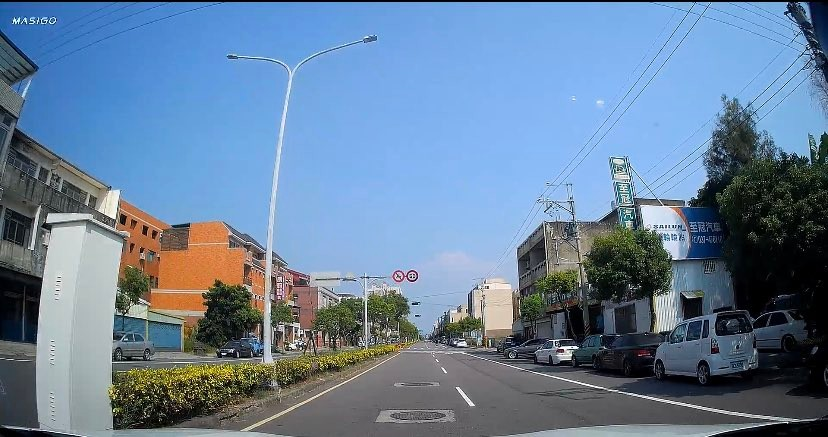
#> input picture HoughLines/lee.jpg, 828 x 437 px
$ python HoughLines2.py
#> lines starting #> are read from the running program, lines starting #| are printed output that depends on the picture; after the words box and inside, x2 and y2 are one past the last pixel; in counts of white or black regions, pixels touching at a corner belong together
import  cv2
import  numpy as np
def line_detection(image):
    gray=cv2.cvtColor(image,cv2.COLOR_BGR2GRAY)
    #若有需要可以再加入型態調整
    edge=cv2.Canny(gray,50,150,apertureSize=3)
    lines=cv2.HoughLines(edge,1,np.pi/180,300)
    for line in lines:
        rho,theta=line[0]
        a=np.cos(theta)
        b=np.sin(theta)
        x0=a*rho
        y0=b*rho
        x1=int(x0+1000*(-b)) #1000代表長度
        y1=int(y0+1000*(a))
        x2=int(x0-1000*(-b)) #1000代表長度
        y2=int(y0-1000*(a))
        cv2.line(image,(x1,y1),(x2,y2),(0,0,255),2)
        cv2.imwrite('./lines/image-lines'+str(line)+'.png',image)
def line_detect_possible(image):
    gray=cv2.cvtColor(image,cv2.COLOR_BGR2GRAY)
    edge=cv2.Canny(gray,50,150,apertureSize=3)
    lines=cv2.HoughLinesP(edge,1,np.pi/180,75,minLineLength=70,maxLineGap=5)
    for line in lines:
        x1,y1,x2,y2=line[0]
        cv2.line(image, (x1, y1), (x2, y2), (0, 0, 255), 2)
    cv2.imwrite('./lines/image-lines-p'+str(line)+'.png', image)
src=cv2.imread('lee.jpg')
#> src is the input picture: shape (437, 828, 3); mean B, G, R 154.5, 128.3, 103.8
src=cv2.GaussianBlur(src,(5,5),5)
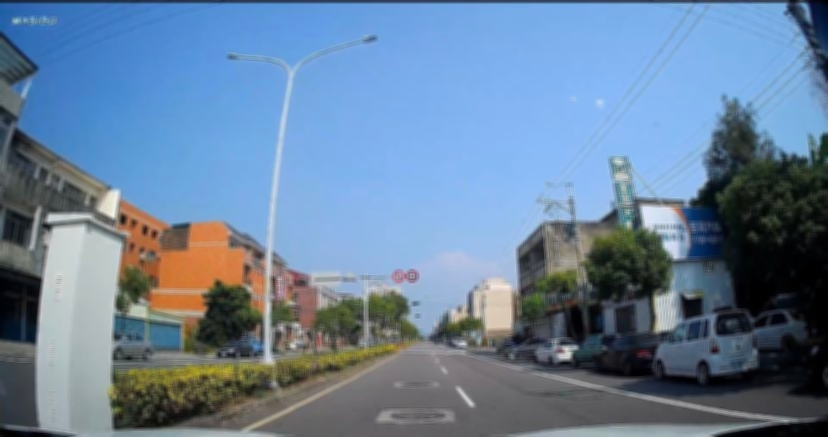
#> src: shape (437, 828, 3); mean B, G, R 154.6, 128.4, 103.8
line_detection(src)
#> in line_detection, `gray=cv2.cvtColor(image,cv2.COLOR_BGR2GRAY)`:
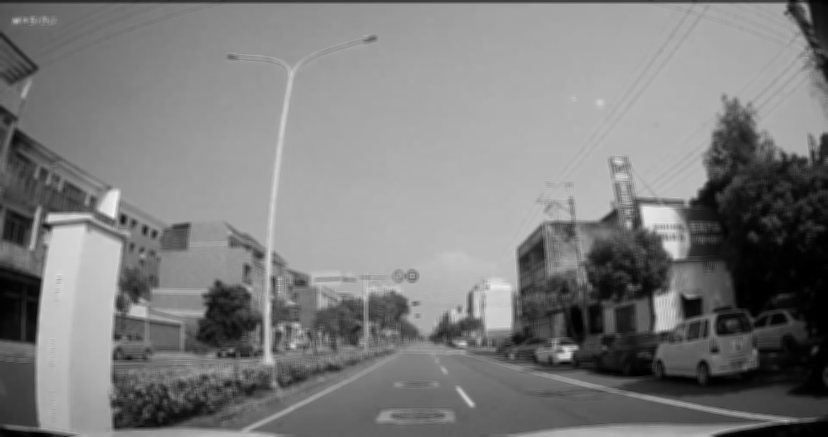
#> gray: shape (437, 828); min 0, max 244, mean 124
#> in line_detection, `edge=cv2.Canny(gray,50,150,apertureSize=3)`:
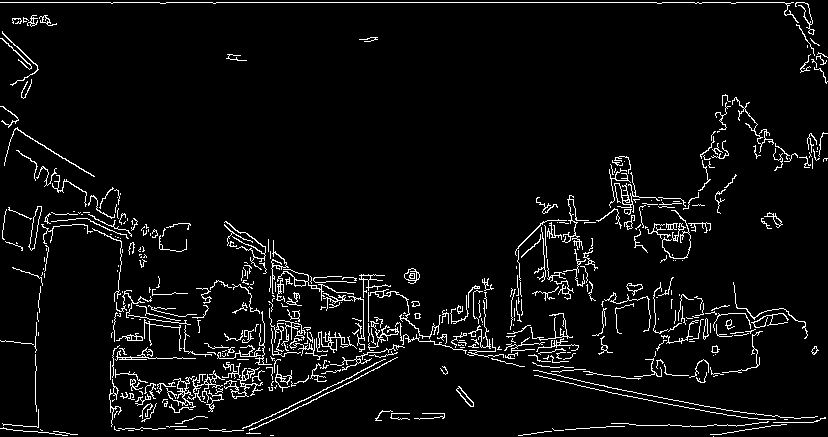
#> edge: shape (437, 828); 5.1% white in thin lines or dots
#> in line_detection, `lines=cv2.HoughLines(edge,1,np.pi/180,300)`: lines = [[2, 1.57]]
#> the loop in line_detection, `for line in lines:` made 1 pass
#> (rho, theta, a, b, x0, y0, x1, y1) on pass 1: (2, 1.57, -4.37e-08, 1, -8.74e-08, 2, -1000, 1)
#> pass 1, in line_detection, `cv2.imwrite('./lines/image-lines'+str(line)+'.png',image)`:
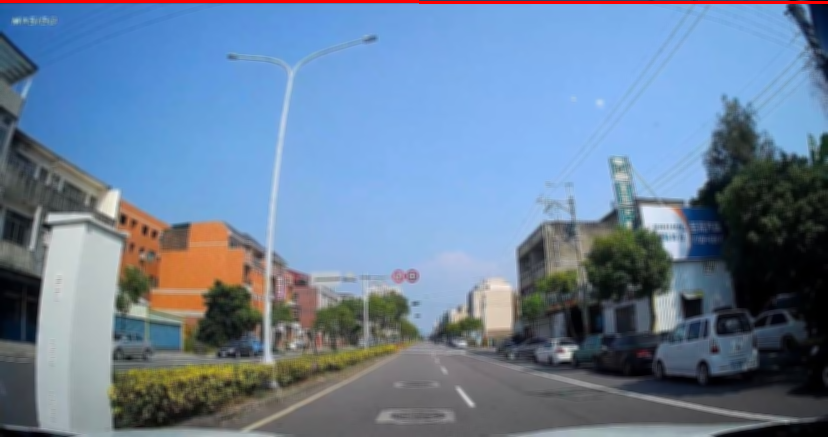
#> saved as image-lines[[2.        1.5707964]].png: shape (437, 828, 3); mean B, G, R 153.8, 127.8, 105.2
line_detect_possible(src)
#> in line_detect_possible, `edge=cv2.Canny(gray,50,150,apertureSize=3)`:
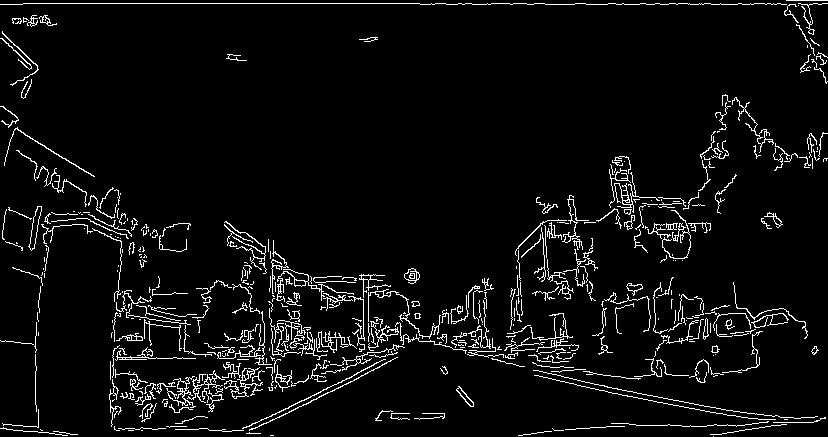
#> edge: shape (437, 828); 5.1% white in thin lines or dots
#> in line_detect_possible, `lines=cv2.HoughLinesP(edge,1,np.pi/180,75,minLineLength=70,maxLineGap=5)`: lines = [[23, 3, 419, 3], [533, 370, 699, 405], [271, 416, 346, 378], [626, 395, 710, 412], [283, 415, 397, 357], [147, 385, 247, 373], [153, 385, 250, 375], [19, 152, 101, 202]]
#> the loop in line_detect_possible, `for line in lines:` made 8 passes
#> after the loop in line_detect_possible, `for line in lines:`:
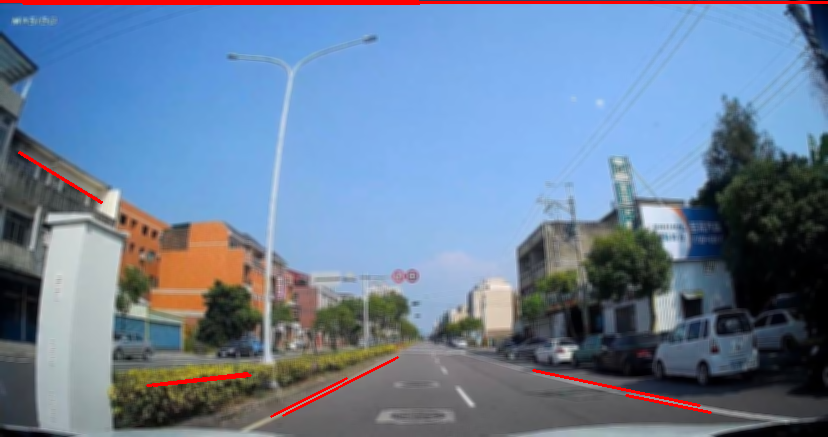
#> image: shape (437, 828, 3); 0.8% of pixels changed, all inside (x1, y1, x2, y2) = (18, 3, 712, 418)
